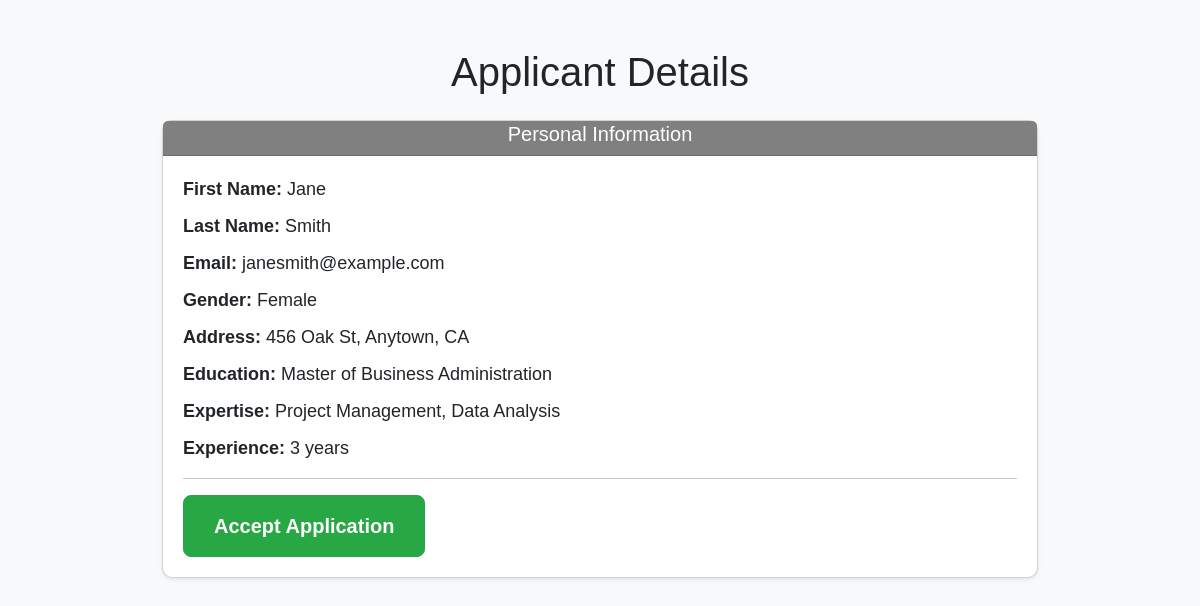
Screenshot of /view.php?id=2 with the database file from the repository.
### tables this page shows
create table Applicant (
	id INT AUTO_INCREMENT PRIMARY KEY,
	first_name VARCHAR(255),
	last_name VARCHAR(255),
	email VARCHAR(255),
	gender VARCHAR(255),
	address VARCHAR(255),
	education VARCHAR(255),
	expertise VARCHAR(255),
	experience VARCHAR(255),
	date_added TIMESTAMP DEFAULT CURRENT_TIMESTAMP
);

### core/models.php (called while the page is built, shortened)
<?php
function getUserByID($pdo, $id) {
	$sql = "SELECT * from Applicant WHERE id = ?";
	$stmt = $pdo->prepare($sql);
	$executeQuery = $stmt->execute([$id]);
	if ($executeQuery) {
		return $stmt->fetch();
	}
}
?>

### view.php (the view, shortened to what this page needs)
<?php
require_once 'core/handleForms.php';
require_once 'core/models.php';
if (isset($_GET['id']) && is_numeric($_GET['id'])) {
    $getUserByID = getUserByID($pdo, $_GET['id']);
} else {
    echo "Invalid ID";
    exit;
}
?>
<!DOCTYPE html>
<html lang="en">
<head>
	<link href="https://cdn.jsdelivr.net/npm/bootstrap@5.3.0-alpha1/dist/css/bootstrap.min.css" rel="stylesheet">
	<link rel="stylesheet" href="styles.css">
</head>
<body class="bg-light">
	<div class="container mt-5">
		<h1 class="text-center mb-4">Applicant Details</h1>
		<div class="card shadow-sm">
			<div class="card-header">
				<h5>Personal Information</h5>
			</div>
			<div class="card-body">
				<?php if ($getUserByID): ?>
					<p><strong>First Name:</strong> <?php echo htmlspecialchars($getUserByID['first_name']); ?></p>
					<p><strong>Last Name:</strong> <?php echo htmlspecialchars($getUserByID['last_name']); ?></p>
					<p><strong>Email:</strong> <?php echo htmlspecialchars($getUserByID['email']); ?></p>
					<p><strong>Gender:</strong> <?php echo htmlspecialchars($getUserByID['gender']); ?></p>
					<p><strong>Address:</strong> <?php echo htmlspecialchars($getUserByID['address']); ?></p>
					<p><strong>Education:</strong> <?php echo htmlspecialchars($getUserByID['education']); ?></p>
					<p><strong>Expertise:</strong> <?php echo htmlspecialchars($getUserByID['expertise']); ?></p>
					<p><strong>Experience:</strong> <?php echo htmlspecialchars($getUserByID['experience']); ?></p>
					<hr>
					<?php if ($getUserByID['status'] !== 'accepted'): ?>
						<button id="acceptBtn" class="btn btn-success btn-lg btn-block">
							Accept Application
						</button>
					<?php else: ?>
						<p id="message" style="color: green; font-weight: bold;">Job applicant accepted</p>
					<?php endif; ?>
				<?php else: ?>
					<p>No applicant found with this ID.</p>
				<?php endif; ?>
			</div>
		</div>
	</div>
</body>
</html>

### styles.css (style rules this page uses)
body { font-family: "Arial"; }

### view.php (style rules this page uses)
body { font-size: 18px; background-color: #f4f6f9; }
.container { max-width: 900px; margin-top: 50px; }
.card { border-radius: 10px; }
.card-header { background-color: gray; color: white; font-size: 24px; font-weight: bold; text-align: center; padding: 1px 0; }
.card-body { padding: 20px; }
.card-body p { font-size: 18px; margin-bottom: 10px; }
.btn-lg { font-size: 20px; padding: 15px 30px; }
.btn-success { background-color: #28a745; border-color: #28a745; font-weight: bold; }
.card-body p:first-of-type { margin-top: 0; }

### rows the page displays
applicant: first_name "Jane", last_name "Smith", email "janesmith@example.com", gender "Female", address "456 Oak St, Anytown, CA", education "Master of Business Administration", expertise "Project Management, Data Analysis", experience "3 years"
